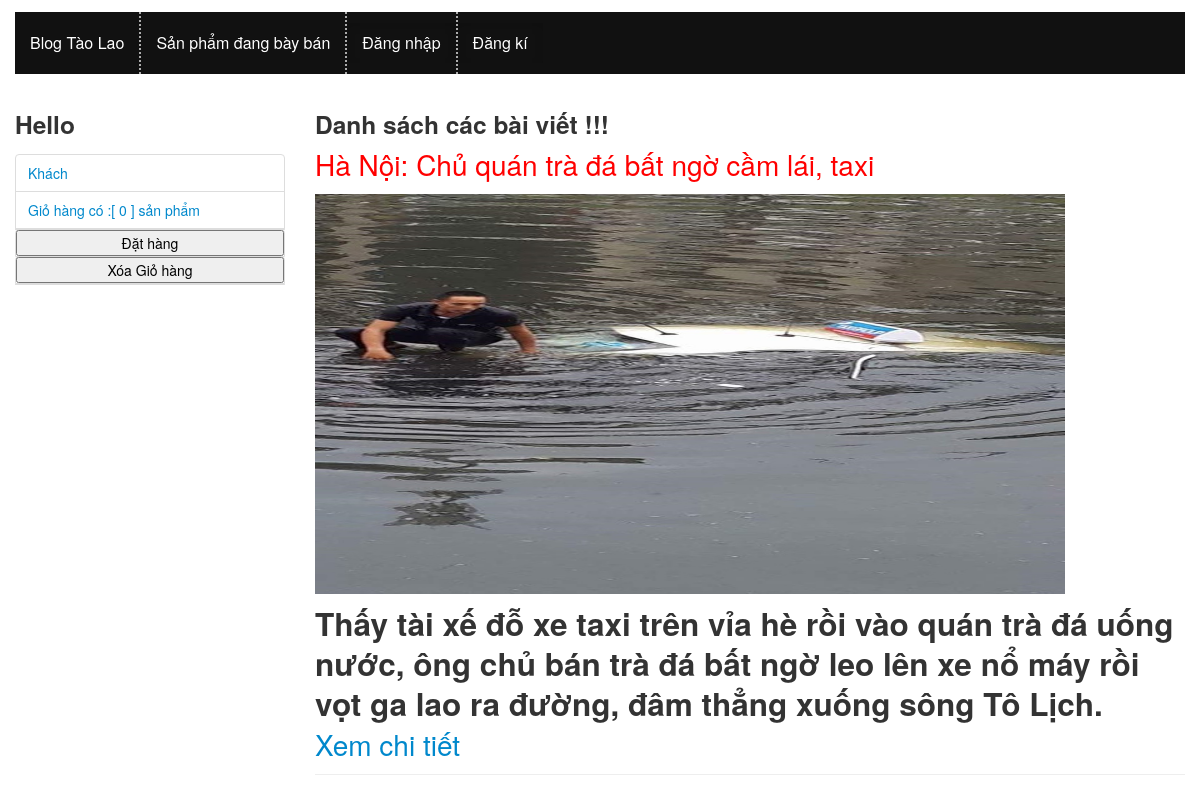
Before: /index.php?c=post&m=Bloglist with the older database file.
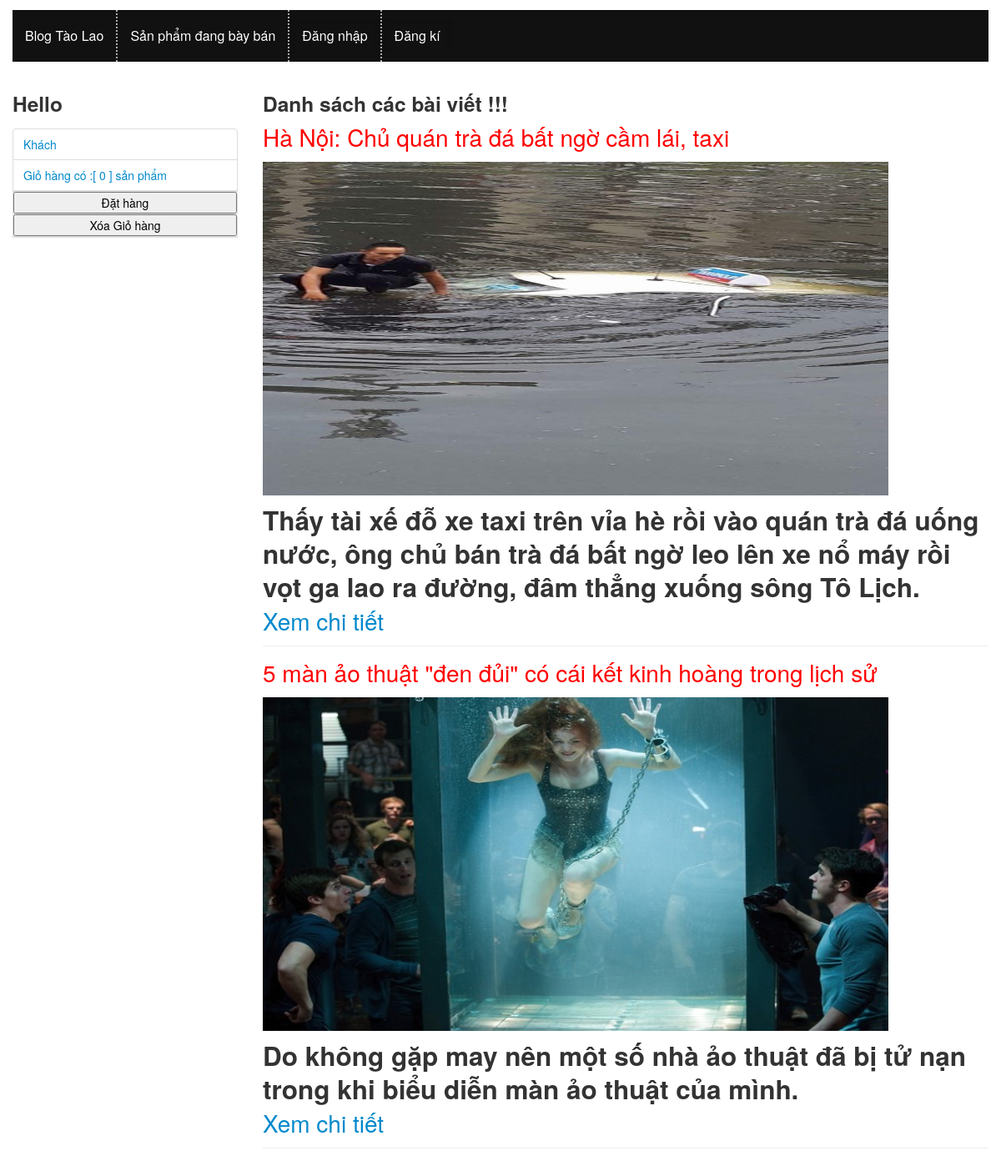
After: the same page with the newer database file.
### tables this page shows
CREATE TABLE IF NOT EXISTS `posts` (
  `Post_id` int(11) unsigned NOT NULL AUTO_INCREMENT,
  `Title` text NOT NULL,
  `Content` text NOT NULL,
  `Tag` text NOT NULL,
  `image` text,
  `Ucontent` text,
  PRIMARY KEY (`Post_id`)
);

### includes/common.php (called while the page is built, shortened)
<?php
function render($file, $data) {
    extract($data);
    include ROOT . DS . 'views' . DS . $file;
}

### controllers/post.php (called while the page is built, shortened)
 <?php
function post_BlogList() {
    $data = array();
    $data['posts'] = model('post')->getAll();
    $data['template_file'] = 'post/BlogList.php';
    render('layout.php', $data);
}
?>

### includes/db.php (called while the page is built, shortened)
<?php
function db_get_all($sql) {
    $result = mysql_query($sql);
    $data = array();
    if ($result) {
        while ($row = mysql_fetch_assoc($result)) {
            $data[] = $row;
        }
    }
    return $data;
}

### models/post.php (called while the page is built, shortened)
<?php
class Post extends Model
{
	public $table='posts';
	public function getAll()
	{
		 $sql = "SELECT * FROM `{$this->table}`";
		 return db_get_all($sql);
	}
}
?>

### views/post/BlogList.php (the view, shortened to what this page needs)
<h3>Danh sách các bài viết  !!!</h3>
    <?php
        foreach ($posts as $p):
    ?>
    <div style="color:red; font-size: 200%;">
        <?php echo $p['Title']; ?>
    </div>
    <br/>
    <div >
     <img  style="width:750px; height:400px " src='<?php echo $p['image']; ?>'/>
    </div>
    <div>
        <?php echo $p['Ucontent']; ?>
         <a href="index.php?c=post&m=Blogdetail&id=<?php echo $p['Post_id'];  ?>" style="font-size: 200%;" >Xem chi tiết</a>
    </div>
    <hr/>
    <?php
        endforeach;
    ?>

Changed rows visible on the page:
added posts: Title "5 màn ảo thuật \"đen đủi\" có cái kết kinh hoàng trong lịch sử", image (picture), Ucontent "Do không gặp may nên một số nhà ảo thuật đã bị tử nạn trong khi biểu diễn màn ảo thuật của mình."
